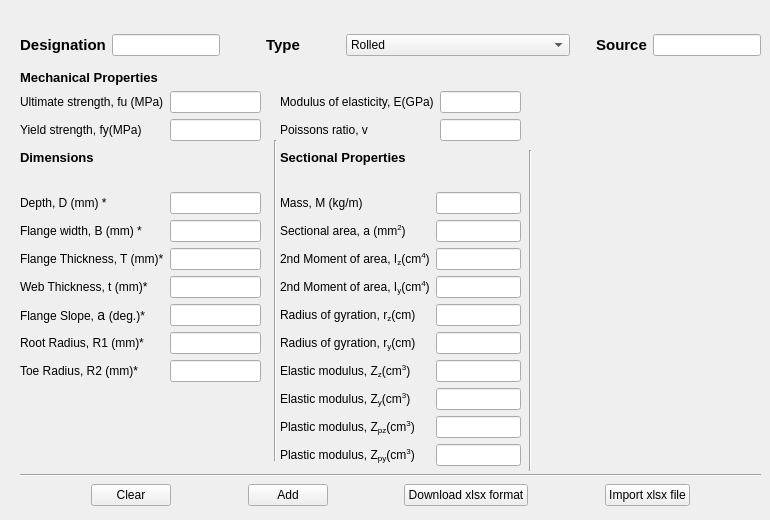
     <widget class="QWidget" name="tab_Beam">
      <attribute name="title">
       <string>Beam</string>
      </attribute>
      <widget class="QWidget" name="gridLayoutWidget_3">
       <property name="geometry">
        <rect>
         <x>20</x>
         <y>20</y>
         <width>741</width>
         <height>51</height>
        </rect>
       </property>
       <layout class="QGridLayout" name="gridLayout_25">
        <item row="1" column="6">
         <spacer name="horizontalSpacer_17">
          <property name="orientation">
           <enum>Qt::Horizontal</enum>
          </property>
          <property name="sizeType">
           <enum>QSizePolicy::Fixed</enum>
          </property>
          <property name="sizeHint" stdset="0">
           <size>
            <width>20</width>
            <height>20</height>
           </size>
          </property>
         </spacer>
        </item>
        <item row="1" column="0">
         <widget class="QLabel" name="label_50">
          <property name="font">
           <font>
            <pointsize>11</pointsize>
            <weight>75</weight>
            <bold>true</bold>
           </font>
          </property>
          <property name="text">
           <string>Designation</string>
          </property>
          <property name="alignment">
           <set>Qt::AlignCenter</set>
          </property>
         </widget>
        </item>
        <item row="1" column="7">
         <widget class="QLabel" name="label_51">
          <property name="font">
           <font>
            <pointsize>11</pointsize>
            <weight>75</weight>
            <bold>true</bold>
           </font>
          </property>
          <property name="text">
           <string>Source</string>
          </property>
          <property name="alignment">
           <set>Qt::AlignCenter</set>
          </property>
         </widget>
        </item>
        <item row="1" column="2">
         <spacer name="horizontalSpacer_3">
          <property name="orientation">
           <enum>Qt::Horizontal</enum>
          </property>
          <property name="sizeType">
           <enum>QSizePolicy::Fixed</enum>
          </property>
          <property name="sizeHint" stdset="0">
           <size>
            <width>40</width>
            <height>20</height>
           </size>
          </property>
         </spacer>
        </item>
        <item row="1" column="3">
         <widget class="QLabel" name="label_52">
          <property name="font">
           <font>
            <pointsize>11</pointsize>
            <weight>75</weight>
            <bold>true</bold>
           </font>
          </property>
          <property name="text">
           <string>Type</string>
          </property>
          <property name="alignment">
           <set>Qt::AlignJustify|Qt::AlignVCenter</set>
          </property>
         </widget>
        </item>
        <item row="1" column="8">
         <widget class="QLineEdit" name="lineEdit_Source_Beam">
          <property name="sizePolicy">
           <sizepolicy hsizetype="Fixed" vsizetype="Fixed">
            <horstretch>0</horstretch>
            <verstretch>0</verstretch>
           </sizepolicy>
          </property>
         </widget>
        </item>
        <item row="1" column="1">
         <widget class="QLineEdit" name="lineEdit_Designation_Beam">
          <property name="sizePolicy">
           <sizepolicy hsizetype="Fixed" vsizetype="Fixed">
            <horstretch>0</horstretch>
            <verstretch>0</verstretch>
           </sizepolicy>
          </property>
         </widget>
        </item>
        <item row="1" column="5">
         <widget class="QComboBox" name="comboBox_Beam">
          <property name="sizePolicy">
           <sizepolicy hsizetype="MinimumExpanding" vsizetype="Fixed">
            <horstretch>0</horstretch>
            <verstretch>0</verstretch>
           </sizepolicy>
          </property>
          <property name="inputMethodHints">
           <set>Qt::ImhNone</set>
          </property>
          <property name="editable">
           <bool>false</bool>
          </property>
          <property name="currentIndex">
           <number>0</number>
          </property>
          <property name="Rolled" stdset="0">
           <bool>false</bool>
          </property>
          <item>
           <property name="text">
            <string>Rolled</string>
           </property>
          </item>
          <item>
           <property name="text">
            <string>Welded</string>
           </property>
          </item>
         </widget>
        </item>
        <item row="1" column="4">
         <spacer name="horizontalSpacer_21">
          <property name="orientation">
           <enum>Qt::Horizontal</enum>
          </property>
          <property name="sizeType">
           <enum>QSizePolicy::Maximum</enum>
          </property>
          <property name="sizeHint" stdset="0">
           <size>
            <width>40</width>
            <height>20</height>
           </size>
          </property>
         </spacer>
        </item>
       </layout>
      </widget>
      <widget class="QWidget" name="formLayoutWidget_5">
       <property name="geometry">
        <rect>
         <x>20</x>
         <y>70</y>
         <width>241</width>
         <height>81</height>
        </rect>
       </property>
       <layout class="QFormLayout" name="formLayout_5">
        <item row="0" column="0">
         <widget class="QLabel" name="label_53">
          <property name="font">
           <font>
            <pointsize>10</pointsize>
            <weight>75</weight>
            <bold>true</bold>
           </font>
          </property>
          <property name="text">
           <string>Mechanical Properties</string>
          </property>
         </widget>
        </item>
        <item row="2" column="0">
         <widget class="QLabel" name="label_54">
          <property name="text">
           <string>&lt;html&gt;&lt;head/&gt;&lt;body&gt;&lt;p&gt;&lt;span style=&quot; font-size:9pt;&quot;&gt;Yield strength, fy(MPa)&lt;/span&gt;&lt;/p&gt;&lt;/body&gt;&lt;/html&gt;</string>
          </property>
         </widget>
        </item>
        <item row="1" column="0">
         <widget class="QLabel" name="label_55">
          <property name="text">
           <string>&lt;html&gt;&lt;head/&gt;&lt;body&gt;&lt;p&gt;&lt;span style=&quot; font-size:9pt;&quot;&gt;Ultimate strength, fu (MPa)&lt;/span&gt;&lt;/p&gt;&lt;/body&gt;&lt;/html&gt;</string>
          </property>
         </widget>
        </item>
        <item row="1" column="1">
         <widget class="QLineEdit" name="lineEdit_UltimateStrength_Beam"/>
        </item>
        <item row="2" column="1">
         <widget class="QLineEdit" name="lineEdit_YieldStrength_Beam"/>
        </item>
       </layout>
      </widget>
      <widget class="QWidget" name="formLayoutWidget_6">
       <property name="geometry">
        <rect>
         <x>280</x>
         <y>70</y>
         <width>241</width>
         <height>81</height>
        </rect>
       </property>
       <layout class="QFormLayout" name="formLayout_6">
        <item row="0" column="1">
         <spacer name="verticalSpacer_17">
          <property name="orientation">
           <enum>Qt::Vertical</enum>
          </property>
          <property name="sizeType">
           <enum>QSizePolicy::Fixed</enum>
          </property>
          <property name="sizeHint" stdset="0">
           <size>
            <width>20</width>
            <height>15</height>
           </size>
          </property>
         </spacer>
        </item>
        <item row="1" column="0">
         <widget class="QLabel" name="label_56">
          <property name="text">
           <string>&lt;html&gt;&lt;head/&gt;&lt;body&gt;&lt;p&gt;&lt;span style=&quot; font-size:9pt;&quot;&gt;Modulus of elasticity, E(GPa)&lt;/span&gt;&lt;/p&gt;&lt;/body&gt;&lt;/html&gt;</string>
          </property>
         </widget>
        </item>
        <item row="1" column="1">
         <widget class="QLineEdit" name="lineEdit_ModulusOfElasticity_Beam">
          <property name="sizePolicy">
           <sizepolicy hsizetype="Expanding" vsizetype="Fixed">
            <horstretch>0</horstretch>
            <verstretch>0</verstretch>
           </sizepolicy>
          </property>
         </widget>
        </item>
        <item row="2" column="0">
         <widget class="QLabel" name="label_57">
          <property name="text">
           <string>&lt;html&gt;&lt;head/&gt;&lt;body&gt;&lt;p&gt;&lt;span style=&quot; font-size:9pt;&quot;&gt;Poissons ratio, v&lt;/span&gt;&lt;/p&gt;&lt;/body&gt;&lt;/html&gt;</string>
          </property>
         </widget>
        </item>
        <item row="2" column="1">
         <widget class="QLineEdit" name="lineEdit_PoissonsRatio_Beam">
          <property name="sizePolicy">
           <sizepolicy hsizetype="Expanding" vsizetype="Fixed">
            <horstretch>0</horstretch>
            <verstretch>0</verstretch>
           </sizepolicy>
          </property>
         </widget>
        </item>
       </layout>
      </widget>
      <widget class="QWidget" name="formLayoutWidget_7">
       <property name="geometry">
        <rect>
         <x>20</x>
         <y>150</y>
         <width>241</width>
         <height>331</height>
        </rect>
       </property>
       <layout class="QFormLayout" name="formLayout_7">
        <item row="1" column="1">
         <spacer name="verticalSpacer_18">
          <property name="orientation">
           <enum>Qt::Vertical</enum>
          </property>
          <property name="sizeType">
           <enum>QSizePolicy::Fixed</enum>
          </property>
          <property name="sizeHint" stdset="0">
           <size>
            <width>20</width>
            <height>15</height>
           </size>
          </property>
         </spacer>
        </item>
        <item row="2" column="0">
         <widget class="QLabel" name="label_59">
          <property name="font">
           <font>
            <pointsize>9</pointsize>
           </font>
          </property>
          <property name="text">
           <string>Depth, D (mm) *</string>
          </property>
         </widget>
        </item>
        <item row="2" column="1">
         <widget class="QLineEdit" name="lineEdit_Depth_Beam"/>
        </item>
        <item row="3" column="0">
         <widget class="QLabel" name="label_60">
          <property name="font">
           <font>
            <pointsize>9</pointsize>
           </font>
          </property>
          <property name="text">
           <string>Flange width, B (mm) *</string>
          </property>
         </widget>
        </item>
        <item row="3" column="1">
         <widget class="QLineEdit" name="lineEdit_FlangeWidth_Beam"/>
        </item>
        <item row="4" column="0">
         <widget class="QLabel" name="label_61">
          <property name="font">
           <font>
            <pointsize>9</pointsize>
           </font>
          </property>
          <property name="text">
           <string>Flange Thickness, T (mm)*</string>
          </property>
         </widget>
        </item>
        <item row="4" column="1">
         <widget class="QLineEdit" name="lineEdit_FlangeThickness_Beam"/>
        </item>
        <item row="5" column="0">
         <widget class="QLabel" name="label_62">
          <property name="font">
           <font>
            <pointsize>9</pointsize>
           </font>
          </property>
          <property name="text">
           <string>Web Thickness, t (mm)*</string>
          </property>
         </widget>
        </item>
        <item row="5" column="1">
         <widget class="QLineEdit" name="lineEdit_WebThickness_Beam"/>
        </item>
        <item row="6" column="0">
         <widget class="QLabel" name="label_63">
          <property name="font">
           <font>
            <pointsize>9</pointsize>
           </font>
          </property>
          <property name="text">
           <string>&lt;html&gt;&lt;head/&gt;&lt;body&gt;&lt;p&gt;Flange Slope, &lt;span style=&quot; font-family:'Symbol'; font-size:large;&quot;&gt;a &lt;/span&gt;(deg.)*&lt;/p&gt;&lt;/body&gt;&lt;/html&gt;</string>
          </property>
         </widget>
        </item>
        <item row="6" column="1">
         <widget class="QLineEdit" name="lineEdit_FlangeSlope_Beam"/>
        </item>
        <item row="7" column="0">
         <widget class="QLabel" name="label_64">
          <property name="font">
           <font>
            <pointsize>9</pointsize>
           </font>
          </property>
          <property name="text">
           <string>Root Radius, R1 (mm)*</string>
          </property>
         </widget>
        </item>
        <item row="7" column="1">
         <widget class="QLineEdit" name="lineEdit_RootRadius_Beam"/>
        </item>
        <item row="8" column="0">
         <widget class="QLabel" name="label_65">
          <property name="font">
           <font>
            <pointsize>9</pointsize>
           </font>
          </property>
          <property name="text">
           <string>Toe Radius, R2 (mm)*</string>
          </property>
         </widget>
        </item>
        <item row="8" column="1">
         <widget class="QLineEdit" name="lineEdit_ToeRadius_Beam"/>
        </item>
        <item row="9" column="0">
         <widget class="Line" name="line_14">
          <property name="orientation">
           <enum>Qt::Horizontal</enum>
          </property>
         </widget>
        </item>
        <item row="0" column="0" colspan="2">
         <widget class="QLabel" name="label_58">
          <property name="font">
           <font>
            <pointsize>10</pointsize>
            <weight>75</weight>
            <bold>true</bold>
           </font>
          </property>
          <property name="text">
           <string>Dimensions</string>
          </property>
         </widget>
        </item>
       </layout>
      </widget>
      <widget class="QWidget" name="formLayoutWidget_8">
       <property name="geometry">
        <rect>
         <x>280</x>
         <y>150</y>
         <width>241</width>
         <height>321</height>
        </rect>
       </property>
       <layout class="QFormLayout" name="formLayout_8">
        <item row="0" column="0" colspan="2">
         <widget class="QLabel" name="label_66">
          <property name="font">
           <font>
            <pointsize>10</pointsize>
            <weight>75</weight>
            <bold>true</bold>
           </font>
          </property>
          <property name="text">
           <string>Sectional Properties</string>
          </property>
         </widget>
        </item>
        <item row="1" column="1">
         <spacer name="verticalSpacer_19">
          <property name="orientation">
           <enum>Qt::Vertical</enum>
          </property>
          <property name="sizeType">
           <enum>QSizePolicy::Fixed</enum>
          </property>
          <property name="sizeHint" stdset="0">
           <size>
            <width>20</width>
            <height>15</height>
           </size>
          </property>
         </spacer>
        </item>
        <item row="2" column="0">
         <widget class="QLabel" name="label_67">
          <property name="font">
           <font>
            <pointsize>9</pointsize>
           </font>
          </property>
          <property name="text">
           <string>Mass, M (kg/m)</string>
          </property>
         </widget>
        </item>
        <item row="3" column="0">
         <widget class="QLabel" name="label_68">
          <property name="font">
           <font>
            <pointsize>9</pointsize>
           </font>
          </property>
          <property name="text">
           <string>&lt;html&gt;&lt;head/&gt;&lt;body&gt;&lt;p&gt;Sectional area, a (mm&lt;span style=&quot; vertical-align:super;&quot;&gt;2&lt;/span&gt;)&lt;/p&gt;&lt;/body&gt;&lt;/html&gt;</string>
          </property>
         </widget>
        </item>
        <item row="4" column="0">
         <widget class="QLabel" name="label_69">
          <property name="font">
           <font>
            <pointsize>9</pointsize>
           </font>
          </property>
          <property name="text">
           <string>&lt;html&gt;&lt;head/&gt;&lt;body&gt;&lt;p&gt;2nd Moment of area, I&lt;span style=&quot; vertical-align:sub;&quot;&gt;z&lt;/span&gt;(cm&lt;span style=&quot; vertical-align:super;&quot;&gt;4&lt;/span&gt;)&lt;/p&gt;&lt;/body&gt;&lt;/html&gt;</string>
          </property>
         </widget>
        </item>
        <item row="5" column="0">
         <widget class="QLabel" name="label_70">
          <property name="text">
           <string>&lt;html&gt;&lt;head/&gt;&lt;body&gt;&lt;p&gt;&lt;span style=&quot; font-size:9pt;&quot;&gt;2nd Moment of area, I&lt;/span&gt;&lt;span style=&quot; font-size:9pt; vertical-align:sub;&quot;&gt;y&lt;/span&gt;&lt;span style=&quot; font-size:9pt;&quot;&gt;(cm&lt;/span&gt;&lt;span style=&quot; font-size:9pt; vertical-align:super;&quot;&gt;4&lt;/span&gt;&lt;span style=&quot; font-size:9pt;&quot;&gt;)&lt;/span&gt;&lt;/p&gt;&lt;/body&gt;&lt;/html&gt;</string>
          </property>
         </widget>
        </item>
        <item row="6" column="0">
         <widget class="QLabel" name="label_71">
          <property name="text">
           <string>&lt;html&gt;&lt;head/&gt;&lt;body&gt;&lt;p&gt;&lt;span style=&quot; font-size:9pt;&quot;&gt;Radius of gyration, r&lt;/span&gt;&lt;span style=&quot; font-size:9pt; vertical-align:sub;&quot;&gt;z&lt;/span&gt;&lt;span style=&quot; font-size:9pt;&quot;&gt;(cm)&lt;/span&gt;&lt;/p&gt;&lt;/body&gt;&lt;/html&gt;</string>
          </property>
         </widget>
        </item>
        <item row="7" column="0">
         <widget class="QLabel" name="label_72">
          <property name="text">
           <string>&lt;html&gt;&lt;head/&gt;&lt;body&gt;&lt;p&gt;&lt;span style=&quot; font-size:9pt;&quot;&gt;Radius of gyration, r&lt;/span&gt;&lt;span style=&quot; font-size:9pt; vertical-align:sub;&quot;&gt;y&lt;/span&gt;&lt;span style=&quot; font-size:9pt;&quot;&gt;(cm)&lt;/span&gt;&lt;/p&gt;&lt;/body&gt;&lt;/html&gt;</string>
          </property>
         </widget>
        </item>
        <item row="8" column="0">
         <widget class="QLabel" name="label_73">
          <property name="text">
           <string>&lt;html&gt;&lt;head/&gt;&lt;body&gt;&lt;p&gt;&lt;span style=&quot; font-size:9pt;&quot;&gt;Elastic modulus, Z&lt;/span&gt;&lt;span style=&quot; font-size:9pt; vertical-align:sub;&quot;&gt;z&lt;/span&gt;&lt;span style=&quot; font-size:9pt;&quot;&gt;(cm&lt;/span&gt;&lt;span style=&quot; font-size:9pt; vertical-align:super;&quot;&gt;3&lt;/span&gt;&lt;span style=&quot; font-size:9pt;&quot;&gt;)&lt;/span&gt;&lt;/p&gt;&lt;/body&gt;&lt;/html&gt;</string>
          </property>
         </widget>
        </item>
        <item row="9" column="0">
         <widget class="QLabel" name="label_74">
          <property name="text">
           <string>&lt;html&gt;&lt;head/&gt;&lt;body&gt;&lt;p&gt;&lt;span style=&quot; font-size:9pt;&quot;&gt;Elastic modulus, Z&lt;/span&gt;&lt;span style=&quot; font-size:9pt; vertical-align:sub;&quot;&gt;y&lt;/span&gt;&lt;span style=&quot; font-size:9pt;&quot;&gt;(cm&lt;/span&gt;&lt;span style=&quot; font-size:9pt; vertical-align:super;&quot;&gt;3&lt;/span&gt;&lt;span style=&quot; font-size:9pt;&quot;&gt;)&lt;/span&gt;&lt;/p&gt;&lt;/body&gt;&lt;/html&gt;</string>
          </property>
         </widget>
        </item>
        <item row="10" column="0">
         <widget class="QLabel" name="label_75">
          <property name="text">
           <string>&lt;html&gt;&lt;head/&gt;&lt;body&gt;&lt;p&gt;&lt;span style=&quot; font-size:9pt;&quot;&gt;Plastic modulus, Z&lt;/span&gt;&lt;span style=&quot; font-size:9pt; vertical-align:sub;&quot;&gt;pz&lt;/span&gt;&lt;span style=&quot; font-size:9pt;&quot;&gt;(cm&lt;/span&gt;&lt;span style=&quot; font-size:9pt; vertical-align:super;&quot;&gt;3&lt;/span&gt;&lt;span style=&quot; font-size:9pt;&quot;&gt;)&lt;/span&gt;&lt;/p&gt;&lt;/body&gt;&lt;/html&gt;</string>
          </property>
         </widget>
        </item>
        <item row="11" column="0">
         <widget class="QLabel" name="label_76">
          <property name="text">
           <string>&lt;html&gt;&lt;head/&gt;&lt;body&gt;&lt;p&gt;&lt;span style=&quot; font-size:9pt;&quot;&gt;Plastic modulus, Z&lt;/span&gt;&lt;span style=&quot; font-size:9pt; vertical-align:sub;&quot;&gt;py&lt;/span&gt;&lt;span style=&quot; font-size:9pt;&quot;&gt;(cm&lt;/span&gt;&lt;span style=&quot; font-size:9pt; vertical-align:super;&quot;&gt;3&lt;/span&gt;&lt;span style=&quot; font-size:9pt;&quot;&gt;)&lt;/span&gt;&lt;/p&gt;&lt;/body&gt;&lt;/html&gt;</string>
          </property>
         </widget>
        </item>
        <item row="2" column="1">
         <widget class="QLineEdit" name="lineEdit_Mass_Beam"/>
        </item>
        <item row="3" column="1">
         <widget class="QLineEdit" name="lineEdit_SectionalArea_Beam"/>
        </item>
        <item row="4" column="1">
         <widget class="QLineEdit" name="lineEdit_2ndMomentOfArea_Beam"/>
        </item>
        <item row="5" column="1">
         <widget class="QLineEdit" name="lineEdit_2ndMomentOfArea_Beam_2"/>
        </item>
        <item row="6" column="1">
         <widget class="QLineEdit" name="lineEdit_RadiusOfGyration_Beam"/>
        </item>
        <item row="7" column="1">
         <widget class="QLineEdit" name="lineEdit_RadiusOfGyration_Beam_2"/>
        </item>
        <item row="8" column="1">
         <widget class="QLineEdit" name="lineEdit_ElasticModulus_Beam"/>
        </item>
        <item row="9" column="1">
         <widget class="QLineEdit" name="lineEdit_ElasticModulus_Beam_2"/>
        </item>
        <item row="10" column="1">
         <widget class="QLineEdit" name="lineEdit_PlasticModulus_Beam"/>
        </item>
        <item row="11" column="1">
         <widget class="QLineEdit" name="lineEdit_PlasticModulus_Beam_2"/>
        </item>
       </layout>
      </widget>
      <widget class="Line" name="line_13">
       <property name="geometry">
        <rect>
         <x>260</x>
         <y>140</y>
         <width>31</width>
         <height>321</height>
        </rect>
       </property>
       <property name="orientation">
        <enum>Qt::Vertical</enum>
       </property>
      </widget>
      <widget class="QWidget" name="horizontalLayoutWidget_6">
       <property name="geometry">
        <rect>
         <x>20</x>
         <y>480</y>
         <width>741</width>
         <height>31</height>
        </rect>
       </property>
       <layout class="QHBoxLayout" name="horizontalLayout_6">
        <item>
         <spacer name="horizontalSpacer_13">
          <property name="orientation">
           <enum>Qt::Horizontal</enum>
          </property>
          <property name="sizeHint" stdset="0">
           <size>
            <width>40</width>
            <height>20</height>
           </size>
          </property>
         </spacer>
        </item>
        <item>
         <widget class="QPushButton" name="pushButton_Clear_Beam">
          <property name="text">
           <string>Clear</string>
          </property>
         </widget>
        </item>
        <item>
         <spacer name="horizontalSpacer_22">
          <property name="orientation">
           <enum>Qt::Horizontal</enum>
          </property>
          <property name="sizeHint" stdset="0">
           <size>
            <width>40</width>
            <height>20</height>
           </size>
          </property>
         </spacer>
        </item>
        <item>
         <widget class="QPushButton" name="pushButton_Add_Beam">
          <property name="text">
           <string>Add</string>
          </property>
         </widget>
        </item>
        <item>
         <spacer name="horizontalSpacer_23">
          <property name="orientation">
           <enum>Qt::Horizontal</enum>
          </property>
          <property name="sizeHint" stdset="0">
           <size>
            <width>40</width>
            <height>20</height>
           </size>
          </property>
         </spacer>
        </item>
        <item>
         <widget class="QPushButton" name="pushButton_Download_Beam">
          <property name="text">
           <string>Download xlsx format</string>
          </property>
         </widget>
        </item>
        <item>
         <spacer name="horizontalSpacer_24">
          <property name="orientation">
           <enum>Qt::Horizontal</enum>
          </property>
          <property name="sizeHint" stdset="0">
           <size>
            <width>40</width>
            <height>20</height>
           </size>
          </property>
         </spacer>
        </item>
        <item>
         <widget class="QPushButton" name="pushButton_Import_Beam">
          <property name="text">
           <string>Import xlsx file</string>
          </property>
         </widget>
        </item>
        <item>
         <spacer name="horizontalSpacer_14">
          <property name="orientation">
           <enum>Qt::Horizontal</enum>
          </property>
          <property name="sizeHint" stdset="0">
           <size>
            <width>40</width>
            <height>20</height>
           </size>
          </property>
         </spacer>
        </item>
       </layout>
      </widget>
      <widget class="Line" name="line_15">
       <property name="geometry">
        <rect>
         <x>20</x>
         <y>460</y>
         <width>741</width>
         <height>31</height>
        </rect>
       </property>
       <property name="orientation">
        <enum>Qt::Horizontal</enum>
       </property>
      </widget>
      <widget class="Line" name="line_16">
       <property name="geometry">
        <rect>
         <x>510</x>
         <y>150</y>
         <width>41</width>
         <height>321</height>
        </rect>
       </property>
       <property name="orientation">
        <enum>Qt::Vertical</enum>
       </property>
      </widget>
      <widget class="QLabel" name="label_77">
       <property name="geometry">
        <rect>
         <x>540</x>
         <y>90</y>
         <width>211</width>
         <height>361</height>
        </rect>
       </property>
       <property name="text">
        <string/>
       </property>
       <property name="pixmap">
        <pixmap>../../../../../user_section2.png</pixmap>
       </property>
      </widget>
     </widget>
